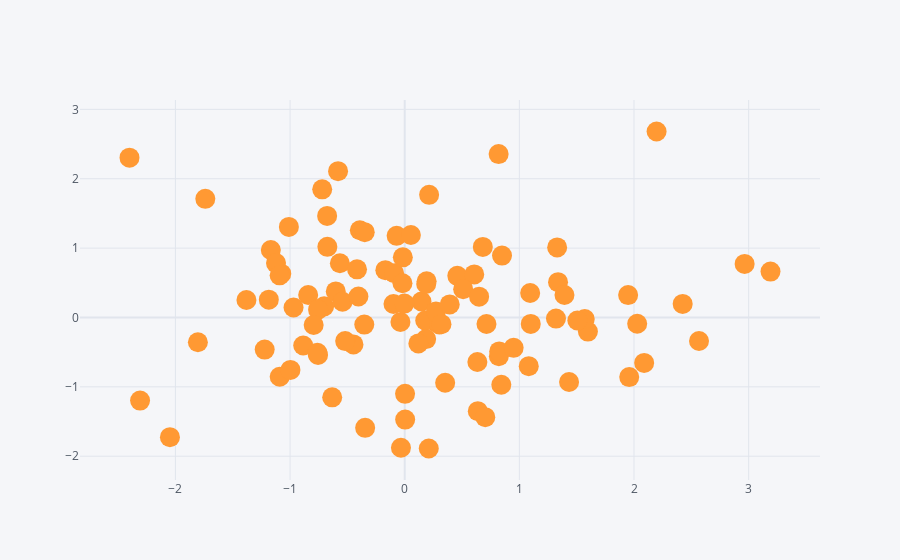

The notebook cell this image was saved under:
### Code cell
df.iplot(kind='scatter', x='A',y='B',mode='markers',size=20)
